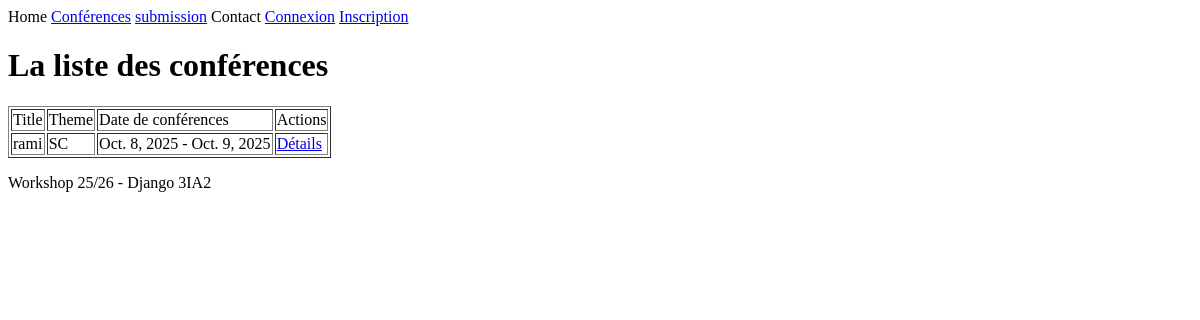
The page /conferences/liste/ on the database as committed earlier.
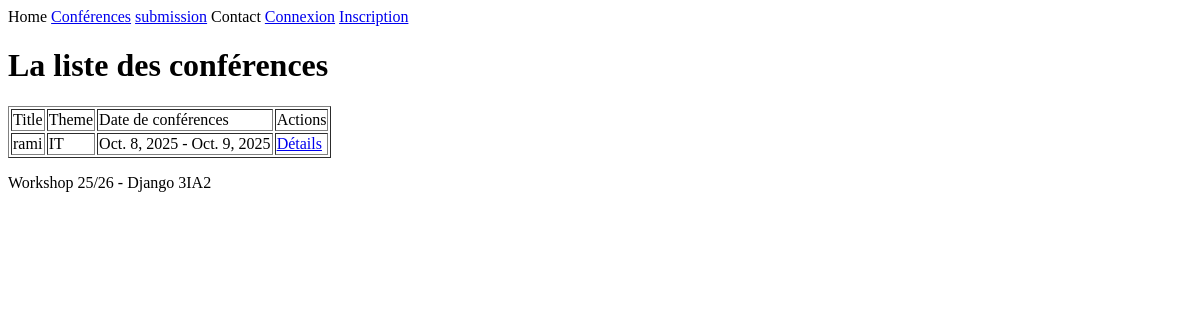
The same page on the database as committed later.
### ConferenceApp/models.py (models this page shows, shortened)
class Conference(models.Model):
    conference_id = models.AutoField(primary_key=True)  # int primary key
    name = models.CharField(max_length=255, validators=[title_validator])  # varchar
    THEME = [
        ("IA", "Computer science & ia"),
        ("SE", "Science & Engineering"),
        ("SC", "Social Sciences & Education"),
        ("IT", "Interdisciplinary Themes."),
    ]
    theme = models.CharField(max_length=50, choices=THEME)
    location = models.CharField(max_length=50)
    description = models.TextField(
        validators=[MinLengthValidator(30, message="Vous devez saisir au moins 30 caractères")]
    )
    start_date = models.DateField()  # date
    end_date = models.DateField()    # date
    created_at = models.DateTimeField(auto_now_add=True)
    update_at = models.DateTimeField(auto_now=True)

### ConferenceApp/views.py (the view)
# urls.py: path("liste/",ConferenceList.as_view(),name="liste_conferences"),
class ConferenceList(ListView):
    model=Conference
    context_object_name="liste"
    template_name="conferences/liste.html"

### GestionConference3IA2/Templates/conferences/liste.html (shortened to what this page needs)
{% extends 'base.html' %}
{% block content %}
<h1>La liste des conférences</h1>
<table border="1">
    <tr><td>Title</td><td>Theme</td> <td>Date de conférences</td><td>Actions</td></tr>
    {% for c in liste %}
    <tr>
        <td>{{ c.name }}</td>
        <td>{{c.theme}}</td>
        <td>{{c.start_date}} - {{c.end_date}}</td>
        <td><a href="{% url 'conference_details' c.pk %}">Détails</a>
    </tr>
    {% endfor %}
</table>
{% endblock %}

### GestionConference3IA2/Templates/base.html
<html>
<head>
</head>
<body>
    <nav>
        <a>Home</a>
        <a href="{% url 'liste_conferences' %}">Conférences</a>
                <a href="{%url 'submission_list' %}">submission</a>
        <a>Contact</a>
        {% if user.is_authenticated %}
         <a> {{user.username}}</a>
         <a href="{% url 'logout' %}"> Logout</a>
        {% else %}
         <a href="{% url 'login' %}">Connexion</a>
         <a href="{% url 'register' %}">Inscription </a>
         {% endif %}
    </nav>
    {% block content %}
    {% endblock %}
    <footer>
        <p>Workshop 25/26 - Django 3IA2</p>
    </footer>
</body>
</html>

Rows that differ between the two databases and show on the page:
changed Conference "rami": theme "SC" → "IT"
